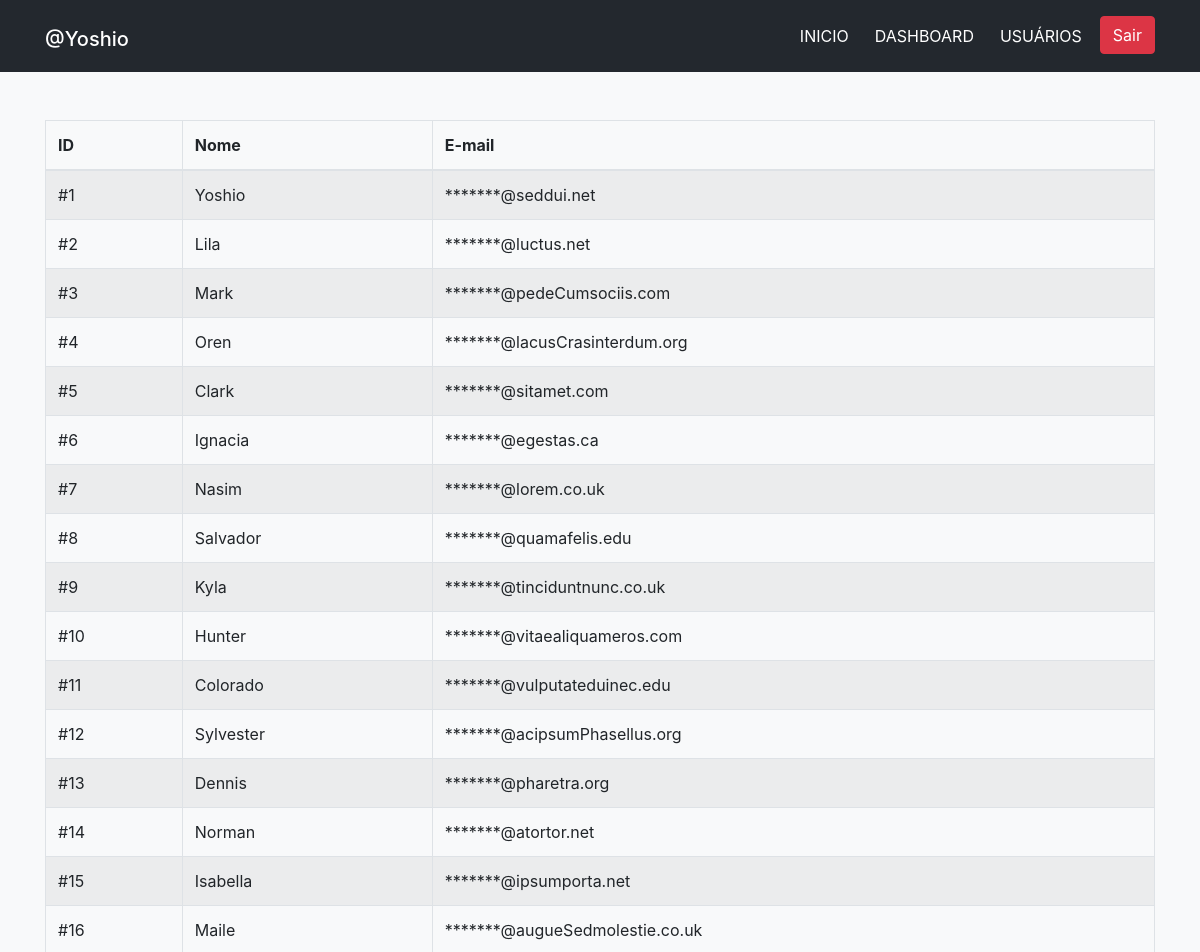
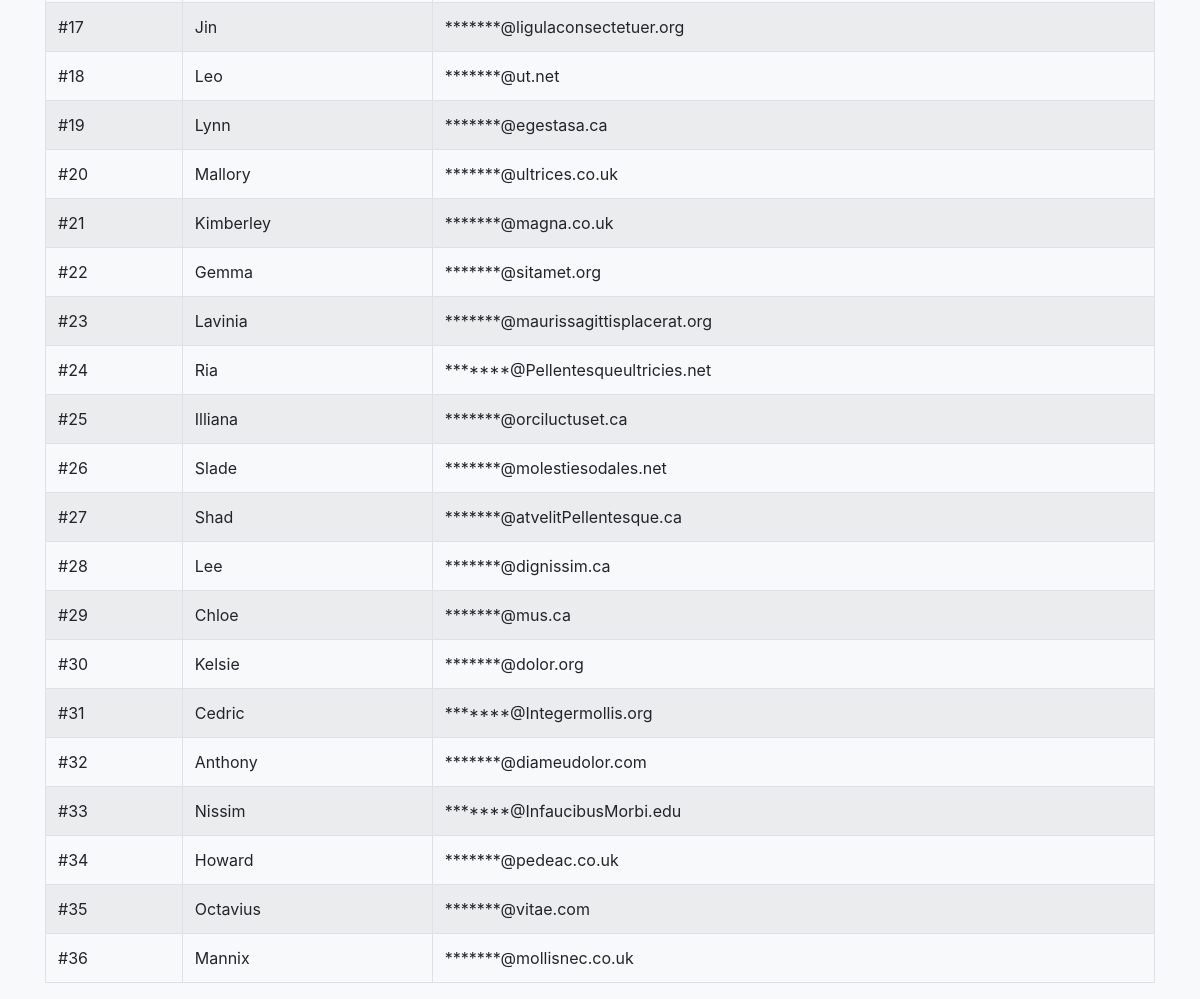
Screenshot of /usuarios (signed in) with the database file from the repository (2 pictures, top to bottom).
### tables this page shows
CREATE TABLE tb_usuarios(
    id int not null PRIMARY KEY AUTO_INCREMENT,
    nome varchar(100) not null,
    email varchar(100) not null,
    senha varchar(255) not null
);

### Core/View.php (called while the page is built, shortened)
<?php
class View
{
    public static function render(String $view, Array $data = [], String $layout = 'layout'): void
    {
        extract($data);
        require __DIR__ . "/../App/Views/layout/$layout.phtml";
    }
}

### App/Controllers/DashboardController.php (called while the page is built, shortened)
<?php
class DashboardController
{
    public function usuarios()
    {
        $usuarios= Usuario::usuarios();
        View::render('dashboard.usuarios', ['usuarios' => $usuarios], 'layoutDashboard');
    }
}

### Core/Bootstrap.php (called while the page is built, shortened)
<?php
$route = new Route;
$route->action();

### public/index.php (called while the page is built, shortened)
<?php
require_once __DIR__ . '/../Core/Bootstrap.php';

### Core/Connection.php (called while the page is built, shortened)
<?php
class Connection
{
    private static $host = 'localhost';
    private static $dbname = 'bd_usuarios';
    private static $user = 'root';
    private static $pass = '';
    protected static function conexao()
    {
        try {
            $conexao = new \PDO(
                "mysql:host=" . static::$host . ";dbname=" . static::$dbname,
                static::$user,
                static::$pass
            );
            return $conexao;
        } catch (\PDOException $e) {
            echo '<p>' . $e->getMessage() . '</p>';
            exit;
        }
    }
}

### App/Models/Usuario.php (called while the page is built, shortened)
<?php
class Usuario extends Connection
{
    public static function usuarios()
    {
        $query = 'select id, nome, email from tb_usuarios';
        $stmt = static::conexao()->prepare($query);
        $stmt->execute();
        return $stmt->fetchAll(\PDO::FETCH_ASSOC);
    }
}

### App/Views/dashboard/usuarios.phtml (the view)
<table class="table table-striped table-bordered table-hover mt-5">
    <thead>
        <tr>
            <th>ID</th>
            <th>Nome</th>
            <th>E-mail</th>
        </tr>
    </thead>
    <tbody>
        <?php foreach ($usuarios as $key => $usuario) { ?>
            <tr>
                <td>#<?= $usuario['id'] ?></td>
                <td><?= $usuario['nome'] ?></td>
                <td><?= '*******@' . explode('@', $usuario['email'])[1] ?></td>
            </tr>
        <?php } ?>
    </tbody>
</table>

### Core/Route.php (shortened to what this page needs)
<?php
class Route
{
    public $routes = [];
    public $route;
    public function __construct()
    {
        $this->route = parse_url($_SERVER['REQUEST_URI'], PHP_URL_PATH);
    }
    public function action()
    {
        foreach ($this->routes as $key => $route) {
            if ($route['route'] == $this->route) {
                $metodo = $route['method'];
                $class = new $class;
                $class->$metodo();
            }
        }
    }
    public function setRoute(String $currentRoute, String $controller_method): void
    {
        $route = [
            'route' => $currentRoute,
            'controller' => explode('@', $controller_method)[0],
            'method' => explode('@', $controller_method)[1],
        ];
        array_push($this->routes, $route);
    }
}

### App/Views/layout/layoutDashboard.phtml (shortened to what this page needs)
<!DOCTYPE html>
<html lang="pt-br">
<head>
    <link rel="stylesheet" href="https://stackpath.bootstrapcdn.com/bootstrap/4.1.3/css/bootstrap.min.css">
    <link rel="stylesheet" type="text/css" href="https://cdnjs.cloudflare.com/ajax/libs/font-awesome/5.13.0/css/all.min.css">
    <link rel="stylesheet" type="text/css" href="/css/style.css">
</head>
<body class="bg-light">
    <header>
        <nav class="navbar navbar-dark navbar-expand-lg">
            <div class="container">
                <h1><a href="/" class="navbar-brand">@<?= $_SESSION['nome'] ?></a></h1>
                <div class="navbar-collapse collapse" id="navbar-menu">
                    <ul class="navbar-nav ml-auto">
                        <li class="nav-item">
                            <a href="/" class="nav-link text-white">Inicio</a>
                        </li>
                        <li class="nav-item">
                            <a href="/dashboard" class="nav-link text-white">Dashboard</a>
                        </li>
                        <li class="nav-item">
                            <a href="/usuarios" class="nav-link text-white">Usuários</a>
                        </li>
                        <li class="nav-item">
                            <a href="/logout" class="btn btn-danger">Sair</a>
                        </li>
                    </ul>
                </div>
            </div>
        </nav>
    </header>
    <div class="container">
        <?php require_once "../App/Views/$view.phtml"; ?>
    </div>
</body>
</html>

### public/css/style.css (style rules this page uses)
nav { background: #23282e }
@media (min-width: 768px) { .nav-link { text-transform: uppercase; } }
@media (min-width: 768px) { .nav-item { margin-left: 10px; font-size: 1em } }

### rows the page displays
tb_usuarios: id "1", nome "Yoshio", email "seddui.net"
tb_usuarios: id "2", nome "Lila", email "luctus.net"
tb_usuarios: id "3", nome "Mark", email "pedeCumsociis.com"
tb_usuarios: id "4", nome "Oren", email "lacusCrasinterdum.org"
tb_usuarios: id "5", nome "Clark", email "sitamet.com"
tb_usuarios: id "6", nome "Ignacia", email "egestas.ca"
tb_usuarios: id "7", nome "Nasim", email "lorem.co.uk"
tb_usuarios: id "8", nome "Salvador", email "quamafelis.edu"
tb_usuarios: id "9", nome "Kyla", email "tinciduntnunc.co.uk"
tb_usuarios: id "10", nome "Hunter", email "vitaealiquameros.com"
tb_usuarios: id "11", nome "Colorado", email "vulputateduinec.edu"
tb_usuarios: id "12", nome "Sylvester", email "acipsumPhasellus.org"
tb_usuarios: id "13", nome "Dennis", email "pharetra.org"
tb_usuarios: id "14", nome "Norman", email "atortor.net"
tb_usuarios: id "15", nome "Isabella", email "ipsumporta.net"
tb_usuarios: id "16", nome "Maile", email "augueSedmolestie.co.uk"
tb_usuarios: id "17", nome "Jin", email "ligulaconsectetuer.org"
tb_usuarios: id "18", nome "Leo", email "ut.net"
tb_usuarios: id "19", nome "Lynn", email "egestasa.ca"
tb_usuarios: id "20", nome "Mallory", email "ultrices.co.uk"
tb_usuarios: id "21", nome "Kimberley", email "magna.co.uk"
tb_usuarios: id "22", nome "Gemma", email "sitamet.org"
tb_usuarios: id "23", nome "Lavinia", email "maurissagittisplacerat.org"
tb_usuarios: id "24", nome "Ria", email "Pellentesqueultricies.net"
tb_usuarios: id "25", nome "Illiana", email "orciluctuset.ca"
tb_usuarios: id "26", nome "Slade", email "molestiesodales.net"
tb_usuarios: id "27", nome "Shad", email "atvelitPellentesque.ca"
tb_usuarios: id "28", nome "Lee", email "dignissim.ca"
tb_usuarios: id "29", nome "Chloe", email "mus.ca"
tb_usuarios: id "30", nome "Kelsie", email "dolor.org"
tb_usuarios: id "31", nome "Cedric", email "Integermollis.org"
tb_usuarios: id "32", nome "Anthony", email "diameudolor.com"
tb_usuarios: id "33", nome "Nissim", email "InfaucibusMorbi.edu"
tb_usuarios: id "34", nome "Howard", email "pedeac.co.uk"
tb_usuarios: id "35", nome "Octavius", email "vitae.com"
tb_usuarios: id "36", nome "Mannix", email "mollisnec.co.uk"
